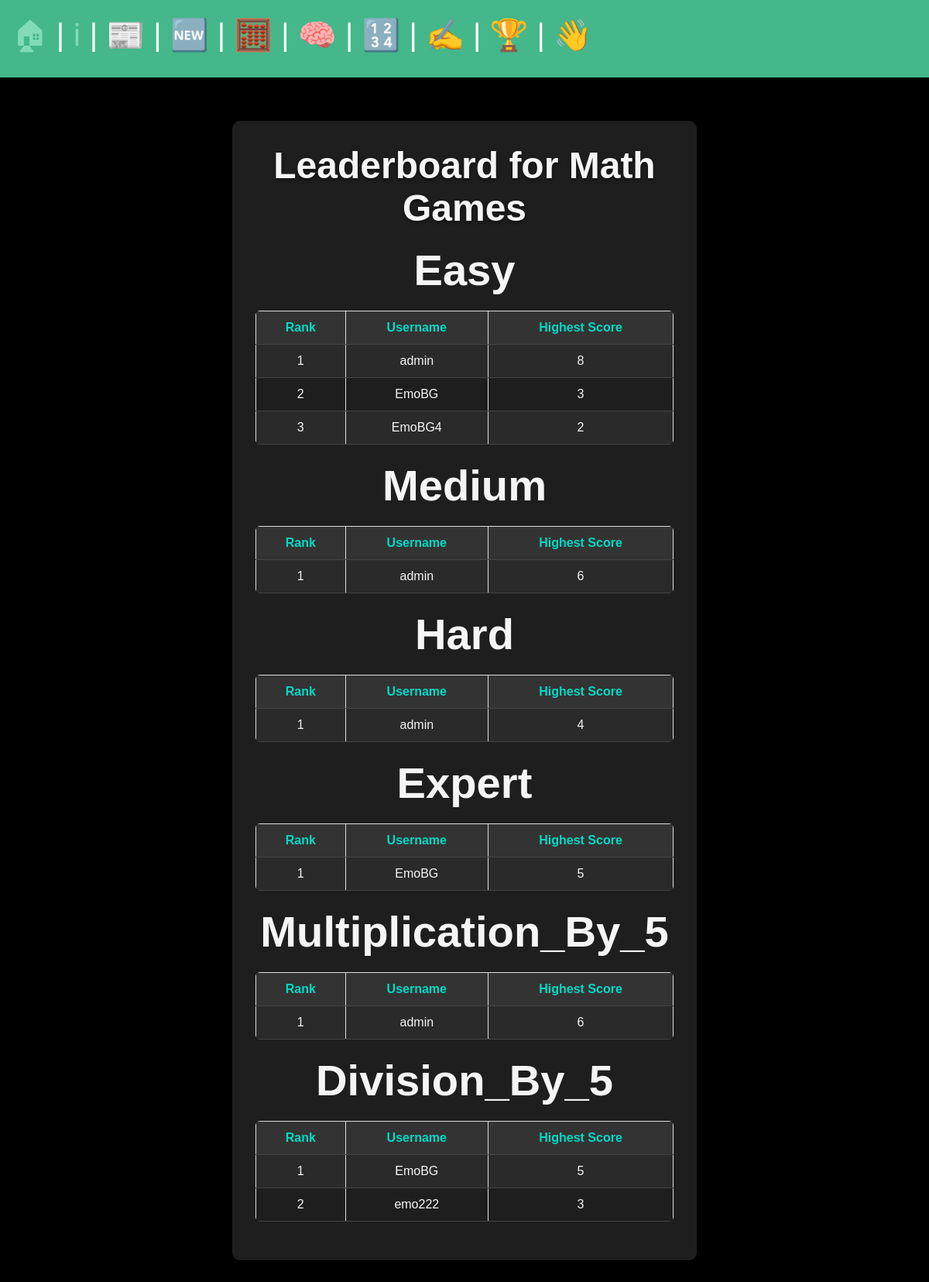
Screenshot of /math_games/learderboard/ (signed in) with the database file from the repository.
### math_games/models.py (models this page shows, shortened)
class GameLevel(models.Model):
    LEVEL_CHOICES = [
        ("easy", "Easy"),
        ("medium", "Medium"),
        ("hard", "Hard"),
        ("expert", "Expert"),
        ("multiplication_by_5", "Multiplication by 5"),
        ("division_by_5", "Division by 5"),
    ]
    name = models.CharField(max_length=20, choices=LEVEL_CHOICES, unique=True)

class GameScore(models.Model):
    user = models.ForeignKey(User, on_delete=models.CASCADE)
    level = models.ForeignKey(GameLevel, on_delete=models.CASCADE)
    highest_score = models.IntegerField(default=0)
    date = models.DateTimeField(auto_now_add=True)
    class Meta:
        unique_together = ('user', 'level')

### math_games/views.py (the view)
# urls.py: path('learderboard/', views.leaderboard, name='leaderboard'),
@login_required
def leaderboard(request):
    levels = {}
    for level in GameLevel.objects.all():
        top_scores = GameScore.objects.filter(level=level).order_by('-highest_score')[:10]
        levels[level.name] = top_scores
    return render(request, "math_games/leaderboard.html", {"levels": levels})

### math_games/templates/math_games/leaderboard.html (shortened to what this page needs)
{% extends "base.html" %}
{% load static %}
{% block extra_css %}
    <link rel="stylesheet" href="{% static 'css/math_games.css' %}">
{% endblock %}
{% block content %}
<div class="math-games-container">
    <h2>Leaderboard for Math Games</h2>
    {% for level, scores in levels.items %}
        <h3>{{ level|title }}</h3>
        <table>
            <thead>
                <tr>
                    <th>Rank</th>
                    <th>Username</th>
                    <th>Highest Score</th>
                </tr>
            </thead>
            <tbody>
                {% for score in scores %}
                <tr>
                    <td>{{ forloop.counter }}</td>
                    <td>{{ score.user.username }}</td>
                    <td>{{ score.highest_score }}</td>
                </tr>
                {% endfor %}
            </tbody>
        </table>
    {% empty %}
        <p>No scores available.</p>
    {% endfor %}
</div>
{% endblock %}

### static/css/base.css (style rules this page uses)
* { margin: 0; padding: 0; box-sizing: border-box; font-family: 'Arial', sans-serif; }
body { min-height: 100vh; background-color: black; color: whitesmoke; font-size: 3rem; }
h1, h2 { font-size: 2.5rem; }
table { width: 100%; border-collapse: collapse; margin-bottom: 20px; }
th, td { border: 1px solid #ddd; padding: 8px; }
th { background-color: black; color: whitesmoke; text-align: left; }
h3 { margin-top: 20px; }

### static/css/math_games.css (style rules this page uses)
.math-games-container { max-width: 600px; margin: 40px auto; padding: 30px; font-family: 'Segoe UI', Tahoma, Geneva, Verdana, sans-serif; text-align: center; background-color: #1e1e1e; border-radius: 10px; box-shadow: 0 8px 16px rgba(0, 0, 0, 0.3); }
.math-games-container h2 { color: whitesmoke; margin-bottom: 20px; font-size: 1em; text-shadow: 0 2px 4px rgba(0, 0, 0, 0.5); }
table { width: 100%; border-collapse: collapse; margin: 20px 0; border-radius: 6px; overflow: hidden; background-color: #2a2a2a; }
th, td { padding: 12px; text-align: center; border-bottom: 1px solid #444; }
th { background-color: #333; color: #03DAC6; }
tr:nth-child(even) { background-color: #1e1e1e; }

### rows the page displays
GameLevel: levels "Easy"
GameScore: user.username "admin", highest_score "8"
GameScore: user.username "EmoBG", highest_score "3"
GameScore: user.username "EmoBG4", highest_score "2"
GameLevel: levels "Medium"
GameScore: user.username "admin", highest_score "6"
GameLevel: levels "Hard"
GameScore: user.username "admin", highest_score "4"
GameLevel: levels "Expert"
GameScore: user.username "EmoBG", highest_score "5"
GameLevel: levels "Multiplication_By_5"
GameScore: user.username "admin", highest_score "6"
GameLevel: levels "Division_By_5"
GameScore: user.username "EmoBG", highest_score "5"
GameScore: user.username "emo222", highest_score "3"
